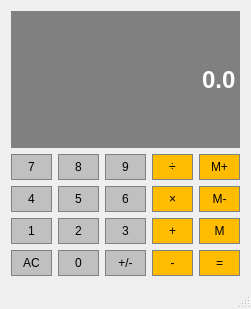
<?xml version="1.0" encoding="UTF-8"?>
<ui version="4.0">
 <class>Calculator</class>
 <widget class="QMainWindow" name="Calculator">
  <property name="geometry">
   <rect>
    <x>0</x>
    <y>0</y>
    <width>251</width>
    <height>309</height>
   </rect>
  </property>
  <property name="windowTitle">
   <string>Calculator</string>
  </property>
  <widget class="QWidget" name="centralWidget">
   <layout class="QGridLayout" name="gridLayout">
    <item row="2" column="0">
     <widget class="QPushButton" name="Button4">
      <property name="sizePolicy">
       <sizepolicy hsizetype="Preferred" vsizetype="Preferred">
        <horstretch>0</horstretch>
        <verstretch>0</verstretch>
       </sizepolicy>
      </property>
      <property name="styleSheet">
       <string notr="true">QPushButton
{
	background-color: #C0C0C0;
	border: 1px solid gray;
	padding: 5px;
}

QPushButton:pressed
{
	background-color: #A9A9A9;
	border: 1px solid gray;
	padding: 5px;
}
</string>
      </property>
      <property name="text">
       <string>4</string>
      </property>
     </widget>
    </item>
    <item row="1" column="1">
     <widget class="QPushButton" name="Button8">
      <property name="sizePolicy">
       <sizepolicy hsizetype="Preferred" vsizetype="Preferred">
        <horstretch>0</horstretch>
        <verstretch>0</verstretch>
       </sizepolicy>
      </property>
      <property name="styleSheet">
       <string notr="true">QPushButton
{
	background-color: #C0C0C0;
	border: 1px solid gray;
	padding: 5px;
}

QPushButton:pressed
{
	background-color: #A9A9A9;
	border: 1px solid gray;
	padding: 5px;
}
</string>
      </property>
      <property name="text">
       <string>8</string>
      </property>
     </widget>
    </item>
    <item row="1" column="2">
     <widget class="QPushButton" name="Button9">
      <property name="sizePolicy">
       <sizepolicy hsizetype="Preferred" vsizetype="Preferred">
        <horstretch>0</horstretch>
        <verstretch>0</verstretch>
       </sizepolicy>
      </property>
      <property name="styleSheet">
       <string notr="true">QPushButton
{
	background-color: #C0C0C0;
	border: 1px solid gray;
	padding: 5px;
}

QPushButton:pressed
{
	background-color: #A9A9A9;
	border: 1px solid gray;
	padding: 5px;
}
</string>
      </property>
      <property name="text">
       <string>9</string>
      </property>
     </widget>
    </item>
    <item row="1" column="0">
     <widget class="QPushButton" name="Button7">
      <property name="sizePolicy">
       <sizepolicy hsizetype="Preferred" vsizetype="Preferred">
        <horstretch>0</horstretch>
        <verstretch>0</verstretch>
       </sizepolicy>
      </property>
      <property name="styleSheet">
       <string notr="true">QPushButton
{
	background-color: #C0C0C0;
	border: 1px solid gray;
	padding: 5px;
}

QPushButton:pressed
{
	background-color: #A9A9A9;
	border: 1px solid gray;
	padding: 5px;
}
</string>
      </property>
      <property name="text">
       <string>7</string>
      </property>
     </widget>
    </item>
    <item row="1" column="4">
     <widget class="QPushButton" name="ButtonMemAdd">
      <property name="sizePolicy">
       <sizepolicy hsizetype="Preferred" vsizetype="Preferred">
        <horstretch>0</horstretch>
        <verstretch>0</verstretch>
       </sizepolicy>
      </property>
      <property name="styleSheet">
       <string notr="true">QPushButton
{
	background-color: #FFBC00;
	border: 1px solid gray;
	padding: 5px;
}

QPushButton:pressed
{
	background-color: #A9A9A9;
	border: 1px solid gray;
	padding: 5px;
}
</string>
      </property>
      <property name="text">
       <string>M+</string>
      </property>
     </widget>
    </item>
    <item row="3" column="0">
     <widget class="QPushButton" name="Button1">
      <property name="sizePolicy">
       <sizepolicy hsizetype="Preferred" vsizetype="Preferred">
        <horstretch>0</horstretch>
        <verstretch>0</verstretch>
       </sizepolicy>
      </property>
      <property name="styleSheet">
       <string notr="true">QPushButton
{
	background-color: #C0C0C0;
	border: 1px solid gray;
	padding: 5px;
}

QPushButton:pressed
{
	background-color: #A9A9A9;
	border: 1px solid gray;
	padding: 5px;
}
</string>
      </property>
      <property name="text">
       <string>1</string>
      </property>
     </widget>
    </item>
    <item row="1" column="3">
     <widget class="QPushButton" name="ButtonDivide">
      <property name="sizePolicy">
       <sizepolicy hsizetype="Preferred" vsizetype="Preferred">
        <horstretch>0</horstretch>
        <verstretch>0</verstretch>
       </sizepolicy>
      </property>
      <property name="styleSheet">
       <string notr="true">QPushButton
{
	background-color: #FFBC00;
	border: 1px solid gray;
	padding: 5px;
}

QPushButton:pressed
{
	background-color: #A9A9A9;
	border: 1px solid gray;
	padding: 5px;
}
</string>
      </property>
      <property name="text">
       <string>÷</string>
      </property>
     </widget>
    </item>
    <item row="4" column="0">
     <widget class="QPushButton" name="ButtonClear">
      <property name="sizePolicy">
       <sizepolicy hsizetype="Preferred" vsizetype="Preferred">
        <horstretch>0</horstretch>
        <verstretch>0</verstretch>
       </sizepolicy>
      </property>
      <property name="styleSheet">
       <string notr="true">QPushButton
{
	background-color: #C0C0C0;
	border: 1px solid gray;
	padding: 5px;
}

QPushButton:pressed
{
	background-color: #A9A9A9;
	border: 1px solid gray;
	padding: 5px;
}
</string>
      </property>
      <property name="text">
       <string>AC</string>
      </property>
     </widget>
    </item>
    <item row="2" column="1">
     <widget class="QPushButton" name="Button5">
      <property name="sizePolicy">
       <sizepolicy hsizetype="Preferred" vsizetype="Preferred">
        <horstretch>0</horstretch>
        <verstretch>0</verstretch>
       </sizepolicy>
      </property>
      <property name="styleSheet">
       <string notr="true">QPushButton
{
	background-color: #C0C0C0;
	border: 1px solid gray;
	padding: 5px;
}

QPushButton:pressed
{
	background-color: #A9A9A9;
	border: 1px solid gray;
	padding: 5px;
}
</string>
      </property>
      <property name="text">
       <string>5</string>
      </property>
     </widget>
    </item>
    <item row="2" column="2">
     <widget class="QPushButton" name="Button6">
      <property name="sizePolicy">
       <sizepolicy hsizetype="Preferred" vsizetype="Preferred">
        <horstretch>0</horstretch>
        <verstretch>0</verstretch>
       </sizepolicy>
      </property>
      <property name="styleSheet">
       <string notr="true">QPushButton
{
	background-color: #C0C0C0;
	border: 1px solid gray;
	padding: 5px;
}

QPushButton:pressed
{
	background-color: #A9A9A9;
	border: 1px solid gray;
	padding: 5px;
}
</string>
      </property>
      <property name="text">
       <string>6</string>
      </property>
     </widget>
    </item>
    <item row="2" column="3">
     <widget class="QPushButton" name="ButtonMultiply">
      <property name="sizePolicy">
       <sizepolicy hsizetype="Preferred" vsizetype="Preferred">
        <horstretch>0</horstretch>
        <verstretch>0</verstretch>
       </sizepolicy>
      </property>
      <property name="styleSheet">
       <string notr="true">QPushButton
{
	background-color: #FFBC00;
	border: 1px solid gray;
	padding: 5px;
}

QPushButton:pressed
{
	background-color: #A9A9A9;
	border: 1px solid gray;
	padding: 5px;
}
</string>
      </property>
      <property name="text">
       <string>×</string>
      </property>
     </widget>
    </item>
    <item row="2" column="4">
     <widget class="QPushButton" name="ButtonMemClear">
      <property name="sizePolicy">
       <sizepolicy hsizetype="Preferred" vsizetype="Preferred">
        <horstretch>0</horstretch>
        <verstretch>0</verstretch>
       </sizepolicy>
      </property>
      <property name="styleSheet">
       <string notr="true">QPushButton
{
	background-color: #FFBC00;
	border: 1px solid gray;
	padding: 5px;
}

QPushButton:pressed
{
	background-color: #A9A9A9;
	border: 1px solid gray;
	padding: 5px;
}
</string>
      </property>
      <property name="text">
       <string>M-</string>
      </property>
     </widget>
    </item>
    <item row="3" column="1">
     <widget class="QPushButton" name="Button2">
      <property name="sizePolicy">
       <sizepolicy hsizetype="Preferred" vsizetype="Preferred">
        <horstretch>0</horstretch>
        <verstretch>0</verstretch>
       </sizepolicy>
      </property>
      <property name="styleSheet">
       <string notr="true">QPushButton
{
	background-color: #C0C0C0;
	border: 1px solid gray;
	padding: 5px;
}

QPushButton:pressed
{
	background-color: #A9A9A9;
	border: 1px solid gray;
	padding: 5px;
}
</string>
      </property>
      <property name="text">
       <string>2</string>
      </property>
     </widget>
    </item>
    <item row="3" column="2">
     <widget class="QPushButton" name="Button3">
      <property name="sizePolicy">
       <sizepolicy hsizetype="Preferred" vsizetype="Preferred">
        <horstretch>0</horstretch>
        <verstretch>0</verstretch>
       </sizepolicy>
      </property>
      <property name="styleSheet">
       <string notr="true">QPushButton
{
	background-color: #C0C0C0;
	border: 1px solid gray;
	padding: 5px;
}

QPushButton:pressed
{
	background-color: #A9A9A9;
	border: 1px solid gray;
	padding: 5px;
}
</string>
      </property>
      <property name="text">
       <string>3</string>
      </property>
     </widget>
    </item>
    <item row="3" column="3">
     <widget class="QPushButton" name="ButtonAdd">
      <property name="sizePolicy">
       <sizepolicy hsizetype="Preferred" vsizetype="Preferred">
        <horstretch>0</horstretch>
        <verstretch>0</verstretch>
       </sizepolicy>
      </property>
      <property name="styleSheet">
       <string notr="true">QPushButton
{
	background-color: #FFBC00;
	border: 1px solid gray;
	padding: 5px;
}

QPushButton:pressed
{
	background-color: #A9A9A9;
	border: 1px solid gray;
	padding: 5px;
}
</string>
      </property>
      <property name="text">
       <string>+</string>
      </property>
     </widget>
    </item>
    <item row="3" column="4">
     <widget class="QPushButton" name="ButtonMemGet">
      <property name="sizePolicy">
       <sizepolicy hsizetype="Preferred" vsizetype="Preferred">
        <horstretch>0</horstretch>
        <verstretch>0</verstretch>
       </sizepolicy>
      </property>
      <property name="styleSheet">
       <string notr="true">QPushButton
{
	background-color: #FFBC00;
	border: 1px solid gray;
	padding: 5px;
}

QPushButton:pressed
{
	background-color: #A9A9A9;
	border: 1px solid gray;
	padding: 5px;
}
</string>
      </property>
      <property name="text">
       <string>M</string>
      </property>
     </widget>
    </item>
    <item row="4" column="1">
     <widget class="QPushButton" name="Button0">
      <property name="sizePolicy">
       <sizepolicy hsizetype="Preferred" vsizetype="Preferred">
        <horstretch>0</horstretch>
        <verstretch>0</verstretch>
       </sizepolicy>
      </property>
      <property name="styleSheet">
       <string notr="true">QPushButton
{
	background-color: #C0C0C0;
	border: 1px solid gray;
	padding: 5px;
}

QPushButton:pressed
{
	background-color: #A9A9A9;
	border: 1px solid gray;
	padding: 5px;
}
</string>
      </property>
      <property name="text">
       <string>0</string>
      </property>
     </widget>
    </item>
    <item row="4" column="2">
     <widget class="QPushButton" name="ButtonChangeSign">
      <property name="sizePolicy">
       <sizepolicy hsizetype="Preferred" vsizetype="Preferred">
        <horstretch>0</horstretch>
        <verstretch>0</verstretch>
       </sizepolicy>
      </property>
      <property name="styleSheet">
       <string notr="true">QPushButton
{
	background-color: #C0C0C0;
	border: 1px solid gray;
	padding: 5px;
}

QPushButton:pressed
{
	background-color: #A9A9A9;
	border: 1px solid gray;
	padding: 5px;
}
</string>
      </property>
      <property name="text">
       <string>+/-</string>
      </property>
     </widget>
    </item>
    <item row="4" column="3">
     <widget class="QPushButton" name="ButtonSubtract">
      <property name="sizePolicy">
       <sizepolicy hsizetype="Preferred" vsizetype="Preferred">
        <horstretch>0</horstretch>
        <verstretch>0</verstretch>
       </sizepolicy>
      </property>
      <property name="styleSheet">
       <string notr="true">QPushButton
{
	background-color: #FFBC00;
	border: 1px solid gray;
	padding: 5px;
}

QPushButton:pressed
{
	background-color: #A9A9A9;
	border: 1px solid gray;
	padding: 5px;
}
</string>
      </property>
      <property name="text">
       <string>-</string>
      </property>
     </widget>
    </item>
    <item row="4" column="4">
     <widget class="QPushButton" name="ButtonEqual">
      <property name="sizePolicy">
       <sizepolicy hsizetype="Preferred" vsizetype="Preferred">
        <horstretch>0</horstretch>
        <verstretch>0</verstretch>
       </sizepolicy>
      </property>
      <property name="styleSheet">
       <string notr="true">QPushButton
{
	background-color: #FFBC00;
	border: 1px solid gray;
	padding: 5px;
}

QPushButton:pressed
{
	background-color: #A9A9A9;
	border: 1px solid gray;
	padding: 5px;
}
</string>
      </property>
      <property name="text">
       <string>=</string>
      </property>
     </widget>
    </item>
    <item row="0" column="0" colspan="5">
     <widget class="QLineEdit" name="Display">
      <property name="sizePolicy">
       <sizepolicy hsizetype="Preferred" vsizetype="Expanding">
        <horstretch>0</horstretch>
        <verstretch>0</verstretch>
       </sizepolicy>
      </property>
      <property name="font">
       <font>
        <family>Arial</family>
        <pointsize>18</pointsize>
        <weight>75</weight>
        <bold>true</bold>
       </font>
      </property>
      <property name="styleSheet">
       <string notr="true">QLineEdit
{
	background-color: gray;
	border: 1px solid gray;
	color: #ffffff;
}</string>
      </property>
      <property name="text">
       <string>0.0</string>
      </property>
      <property name="alignment">
       <set>Qt::AlignRight|Qt::AlignTrailing|Qt::AlignVCenter</set>
      </property>
     </widget>
    </item>
   </layout>
  </widget>
  <widget class="QMenuBar" name="menuBar">
   <property name="geometry">
    <rect>
     <x>0</x>
     <y>0</y>
     <width>251</width>
     <height>21</height>
    </rect>
   </property>
  </widget>
  <widget class="QStatusBar" name="statusBar"/>
 </widget>
 <layoutdefault spacing="6" margin="11"/>
 <resources/>
 <connections/>
</ui>
